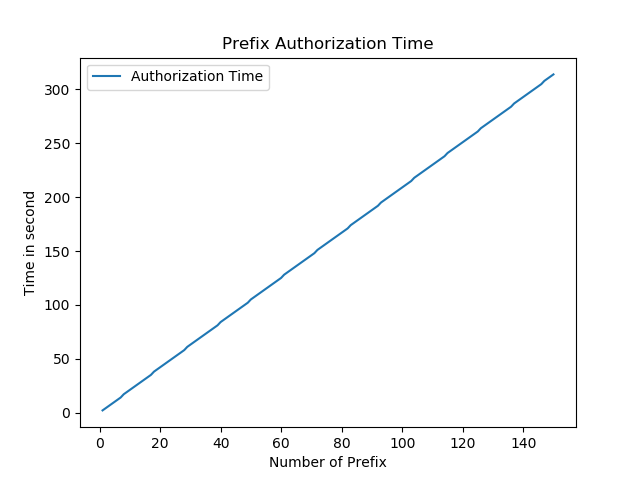

The script that drew this image:
import matplotlib.pyplot as plt
import csv

x = []
y = []

with open('Sending Data Analysis.txt','r') as csvfile:
    plots = csv.reader(csvfile, delimiter='\t')
    for row in plots:
        x.append(int(float(row[0])))
        y.append(int(float(row[1])))

plt.plot(x,y, label='Authorization Time')
plt.xlabel('Number of Prefix')
plt.ylabel('Time in second')
plt.title('Prefix Authorization Time')
plt.legend()
plt.show()
